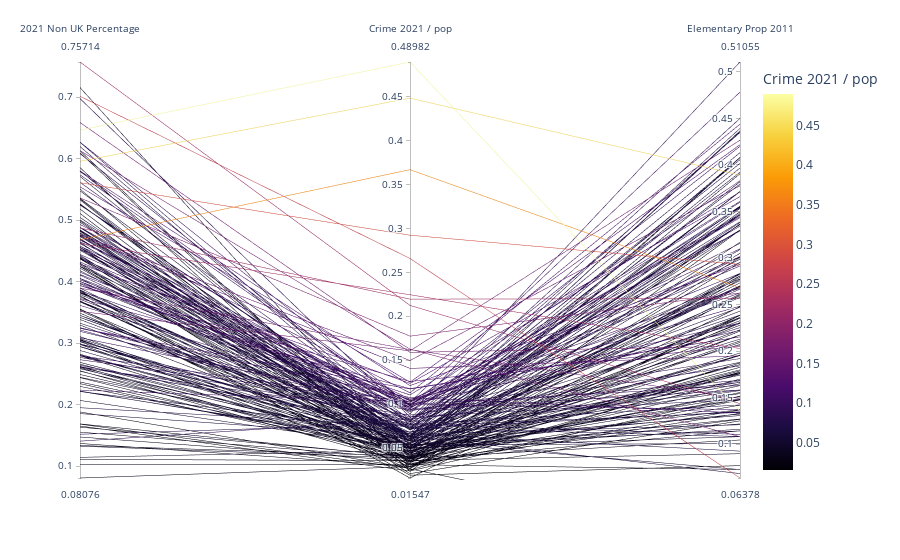

Source (notebook cell):
### Code cell
pd.DataFrame.iteritems = pd.DataFrame.items #workaround due to version changes of Databricks Runtime
#grid_clip2['V_High'] = (grid_clip2[ 'Median Price Per Area'] > 12000).astype(int)

sampled_df = crime_final.sample(n=200, random_state=42)
fig = px.parallel_coordinates(sampled_df,
                            dimensions=['2021 Non UK Percentage', 'Crime 2021 / pop','Elementary Prop 2011' ],
                            color='Crime 2021 / pop',  # Change the color based on 'Crime 2011 / pop' column
                            color_continuous_scale=('Inferno'))  # Change the color scale if needed))
fig. show()

### Figure 1 — Plotly figure (JSON) as saved in the notebook; plotly's stock layout.template omitted (floating-point values rounded to 4 significant figures; data arrays with more than 128 entries replaced by an {"elided": "..."} marker saying what was removed)
{"data": [{"dimensions": [{"label": "2021 Non UK Percentage", "values": {"elided": "200 float values"}}, {"label": "Crime 2021 / pop", "values": {"elided": "200 float values"}}, {"label": "Elementary Prop 2011", "values": {"elided": "200 float values"}}], "domain": {"x": [0, 1], "y": [0, 1]}, "line": {"color": {"elided": "200 float values"}, "coloraxis": "coloraxis"}, "name": "", "type": "parcoords"}], "layout": {"coloraxis": {"colorbar": {"title": {"text": "Crime 2021 / pop"}}, "colorscale": [[0, "#000004"], [0.1111, "#1b0c41"], [0.2222, "#4a0c6b"], [0.3333, "#781c6d"], [0.4444, "#a52c60"], [0.5556, "#cf4446"], [0.6667, "#ed6925"], [0.7778, "#fb9b06"], [0.8889, "#f7d13d"], [1, "#fcffa4"]]}, "legend": {"tracegroupgap": 0}, "margin": {"t": 60}}}
